Frame 1 (no input): blank canvas, image omitted
Frame 60 (the mouse pressed at the canvas centre just before this capture): blank canvas, image omitted
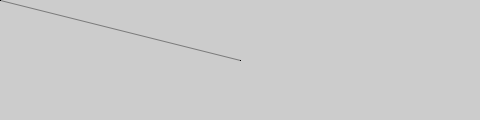
Frame 120 (the mouse held since frame 60 and released just before this capture)

The Processing sketch whose frames 1 and 60 were blank and that drew this single picture after the mouse press (run headless with seeded random() and noise(); from frame 60 on, the mouse is pressed at the canvas centre):

// Processing sketch: Ejemplo6
// ── Ejemplo6.pde
void setup()
{
  size(480, 120);
  stroke(4);
  smooth();
  stroke(0, 102);
}

void draw()
{
  line(mouseX, mouseY, pmouseX, pmouseY);
}
